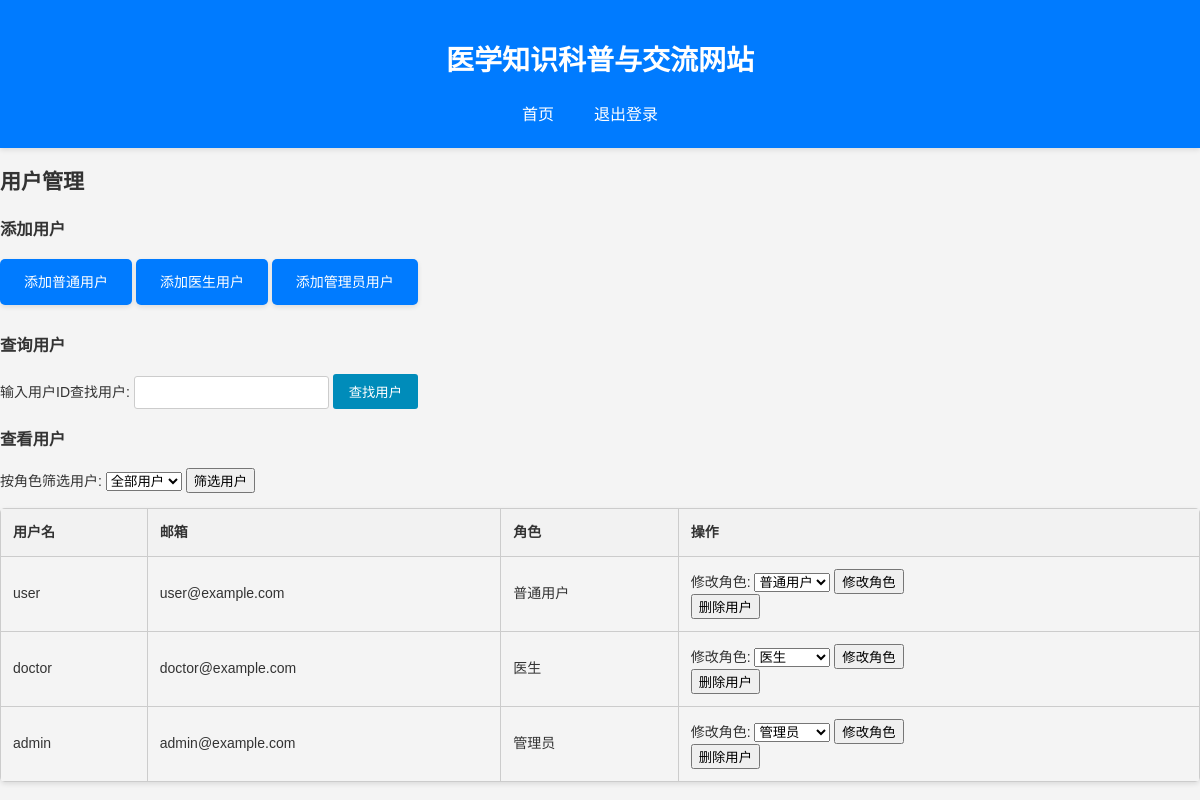
/admin/user_management (signed in), run on an earlier commit of the app's database.
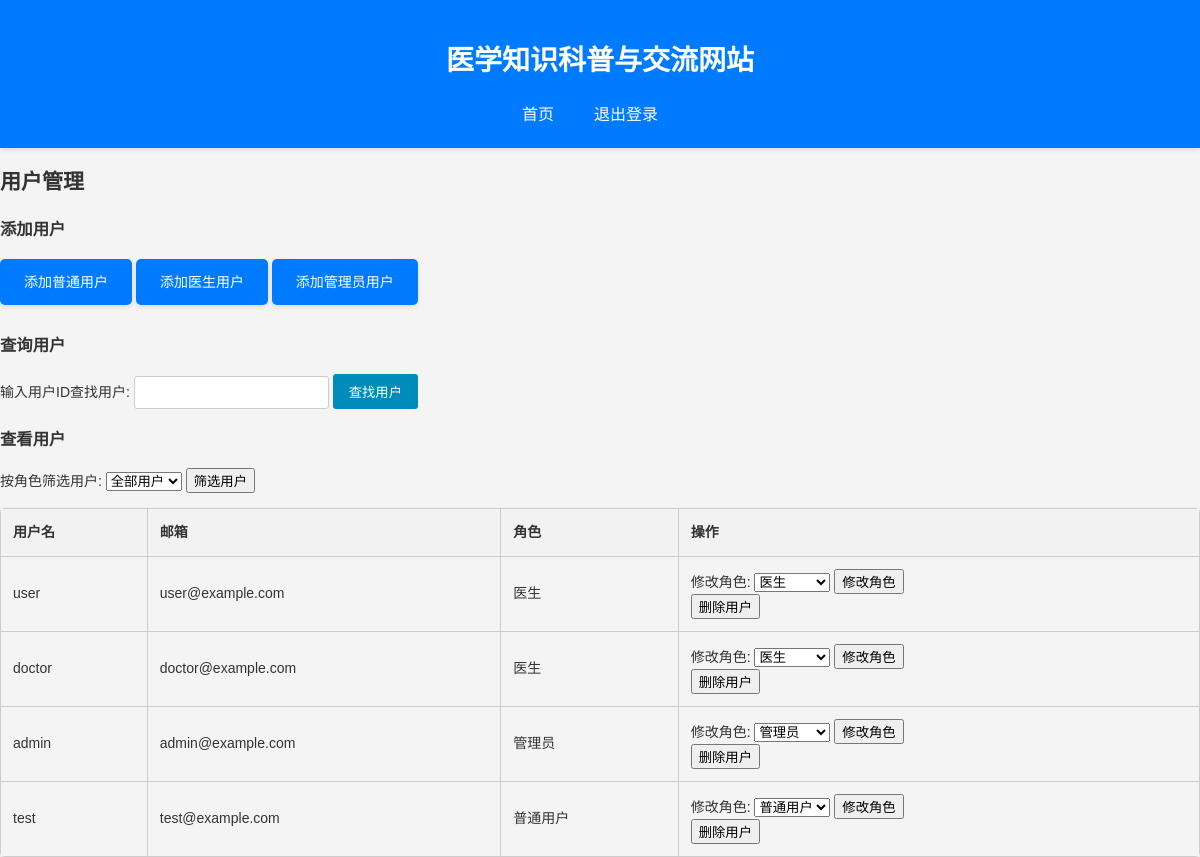
And on a later commit of the database.
### models.py (models this page shows)
class User(db.Model, UserMixin):
    __tablename__ = "users"
    id = db.Column(db.Integer, primary_key=True)
    is_active = db.Column(db.Boolean, default=True)
    username = db.Column(db.String(50), unique=True, nullable=False)
    password = db.Column(db.String(255), nullable=False)
    email = db.Column(db.String(100), nullable=False)
    name = db.Column(db.String(50))
    age = db.Column(db.Integer)
    gender = db.Column(db.Enum("男", "女", "其他"))
    role = db.Column(db.Enum(UserRole), nullable=False)
    register_time = db.Column(db.DateTime)
    last_login_time = db.Column(db.DateTime)

### app.py (the view)
@app.route("/admin/user_management", methods=["GET"])
@login_required
def user_management():
    users = User.query.all()
    return render_template(
        "user_management.html",
        users=users,
        UserRole=UserRole,
    )

### app.py (called while the page is built)
@login_manager.user_loader
def load_user(user_id):
    return User.query.get(int(user_id))

### templates/user_management.html (shortened to what this page needs)
<!DOCTYPE html>
<html lang="en">
<head>
    <link rel="stylesheet" href="{{ url_for('static', filename='css/style.css') }}">
</head>
<body>
    <header>
        <h1>医学知识科普与交流网站</h1>
        <nav>
            <ul>
                <li><a href="{{ url_for('index') }}">首页</a></li>
                <li><a href="{{ url_for('logout') }}">退出登录</a></li>
            </ul>
        </nav>
    </header>
    <h2>用户管理</h2>
    <h3>添加用户</h3>
    <a href="{{ url_for('add_user_user') }}" class="btn-add-user">添加普通用户</a>
    <a href="{{ url_for('add_user_doctor') }}" class="btn-add-user">添加医生用户</a>
    <a href="{{ url_for('add_user_admin') }}" class="btn-add-user">添加管理员用户</a>
    <h3>查询用户</h3>
    <form action="{{ url_for('find_user_by_id') }}" method="post" class="find-user-form">
        <label for="user_id">输入用户ID查找用户:</label>
        <input type="text" name="user_id" id="user_id">
        <input type="submit" value="查找用户">
    </form>
    <h3>查看用户</h3>
    <form action="{{ url_for('filter_users_by_role') }}" method="post" class="filter-form">
        <label for="role_filter">按角色筛选用户:</label>
        <select name="role_filter" id="role_filter">
            <option value="">全部用户</option>
        </select>
        <input type="submit" value="筛选用户">
    </form>
    {% if users %}
    <table>
        <thead>
            <tr>
                <th>用户名</th>
                <th>邮箱</th>
                <th>角色</th>
                <th>操作</th>
            </tr>
        </thead>
        <tbody>
            {% for user in users %}
            <tr>
                <td>{{ user.username }}</td>
                <td>{{ user.email }}</td>
                <td>{{ user.role.value }}</td>
                <td>
                    <form action="{{ url_for('modify_user_role', user_id=user.id) }}" method="post">
                        <label for="new_role">修改角色:</label>
                        <select name="new_role" id="new_role">
                            {% for role in UserRole %}
                            <option value="{{ role.value }}" {% if role==user.role %}selected{% endif %}>{{ role.value
                                }}</option>
                            {% endfor %}
                        </select>
                        <input type="submit" value="修改角色">
                    </form>
                    <form action="{{ url_for('delete_user', user_id=user.id) }}" method="post">
                        <input type="submit" value="删除用户" onclick="return confirm('确定要删除该用户吗？');">
                    </form>
                </td>
            </tr>
            {% endfor %}
        </tbody>
    </table>
    {% else %}
    <p>暂无用户信息</p>
    {% endif %}
</body>
</html>

What changed in the data, as far as the page shows it:
changed User "user": role.value "普通用户" → "医生"; new_role "普通用户" → "医生"
added User: username "test", email "test@example.com", role.value "普通用户", new_role "普通用户"
